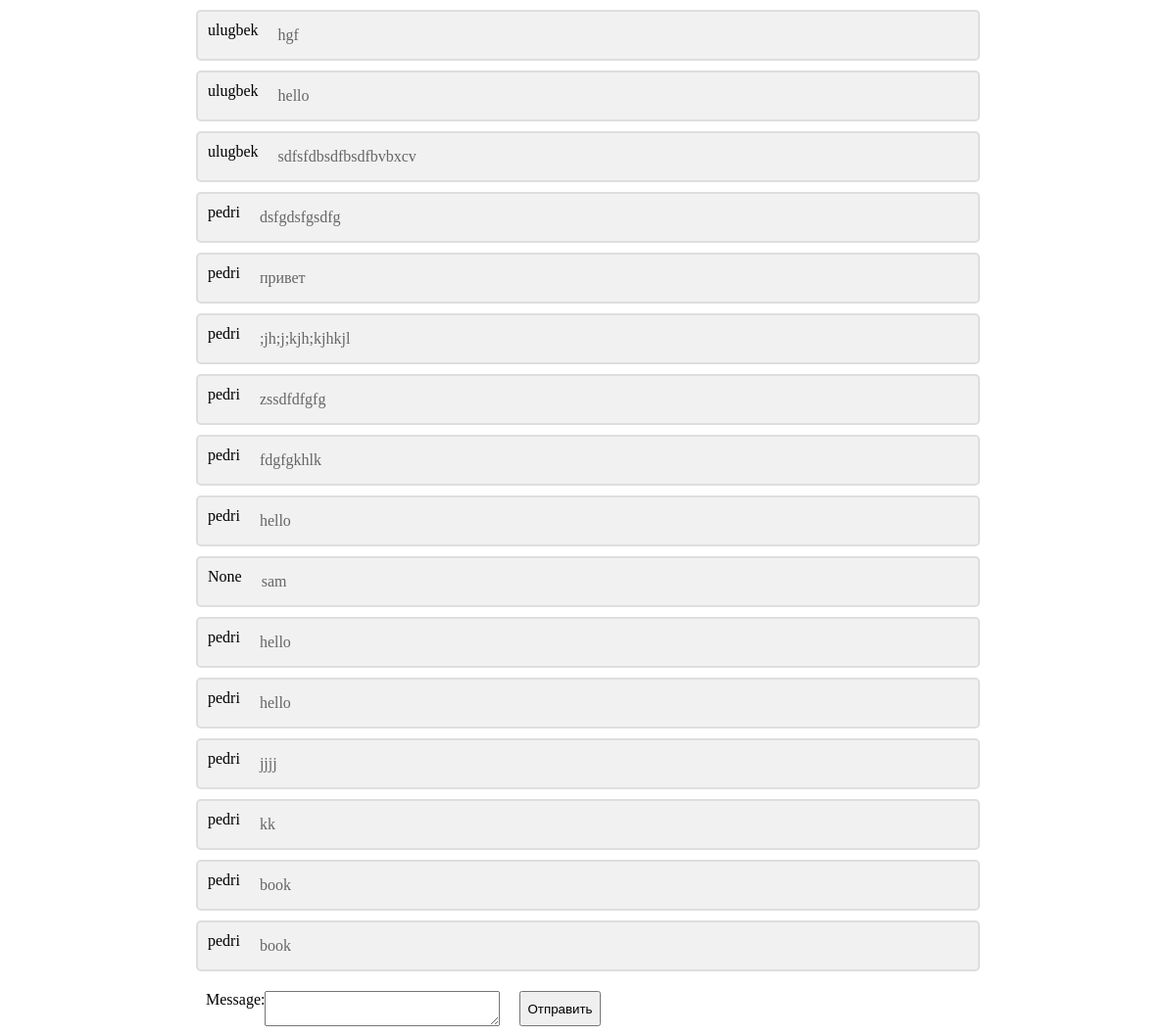
Screenshot of /libraries/chat (signed in) with the database file from the repository.
### libraries/models.py (models this page shows, shortened)
class Chat(models.Model):
    customer = models.ForeignKey(Customer, on_delete=models.CASCADE, null=True, blank=True)
    message = models.TextField()
    posted_at = models.DateTimeField(auto_now=True, null=True)

class Customer(models.Model):
    user = models.OneToOneField(User, null=True, blank=True, on_delete=models.CASCADE)
    name = models.CharField(max_length=200, null=True)
    phone = models.CharField(max_length=200, null=True, blank=True)
    email = models.CharField(max_length=200, null=True, blank=True)
    profile_pic = models.ImageField(null=True, blank=True, upload_to='profiles/', default="/profiles/user-default.png")
    faculty = models.ForeignKey(Faculty, on_delete=models.CASCADE, blank=True, null=True)
    date_created = models.DateTimeField(auto_now_add=True, null=True)
    class Meta:
        verbose_name = "Библотекар"
        verbose_name_plural = "Библотекар"

### libraries/decorators.py (the view)
        def wrapper_func(request, *args, **kwargs):
            group = None
            if request.user.groups.exists():
                group = request.user.groups.all()[0].name
            if group in allowed_roles:
                return view_func(request, *args, **kwargs)
            else:
                return HttpResponse('Нет доступа для админа')

### libraries/forms.py
class ChatForm(forms.ModelForm):
    class Meta:
        model = Chat
        fields = ('message',)

### libraries/views.py (called while the page is built, shortened)
@login_required(login_url='login')
@allowed_users(allowed_roles=['customer'])
def chat(request):
    chat = Chat.objects.all()
    form = ChatForm()
    context = {'form': form, 'chat': chat}
    return render(request, 'chat.html', context)

### libraries/templates/chat.html (shortened to what this page needs)
<!doctype html>
<html lang="en">
<head>
</head>
<body>
        {% for chat_v in chat %}
        {% if chat_v.user.is_staff %}
        {{ chat_v.user }}
        {% else %}
        <div class="container">
            <div class="chat_avatar">{{ chat_v.customer.user }}</div>
        {% endif %}
        <p class="chat_text">{{ chat_v.message }}</p>
        </div>
        {% endfor %}
        <div>
            <form class="chat_add" action="" method="POST" enctype="multipart/form-data">
                <div class="chat_value"> {{ form }}
                    <input type="submit" value="Отправить">
                </div>
            </form>
        </div>
</body>
</html>

### libraries/templates/chat.html (style rules this page uses)
body { margin: 0 auto; max-width: 800px; padding: 0 20px; }
.container { border: 2px solid #dedede; background-color: #f1f1f1; border-radius: 5px; padding: 10px; margin: 10px 0; display: flex; }
.container::after { content: ""; clear: both; display: table; }
.container .chat_avatar { margin-right: 20px; }
.chat_text { color: #666; width: 100%; margin: 5px 0; }
.chat_value { display: flex; padding: 10px; }
.chat_value textarea { width: 30% !important; height: 30px !important; margin-right: 20px; }

### rows the page displays
Chat: customer.user "ulugbek", message "hgf"
Chat: customer.user "ulugbek", message "hello"
Chat: customer.user "ulugbek", message "sdfsfdbsdfbsdfbvbxcv"
Chat: customer.user "pedri", message "dsfgdsfgsdfg"
Chat: customer.user "pedri", message "привет"
Chat: customer.user "pedri", message ";jh;j;kjh;kjhkjl"
Chat: customer.user "pedri", message "zssdfdfgfg"
Chat: customer.user "pedri", message "fdgfgkhlk"
Chat: customer.user "pedri", message "hello"
Chat: customer.user "None", message "sam"
Chat: customer.user "pedri", message "hello"
Chat: customer.user "pedri", message "hello"
Chat: customer.user "pedri", message "jjjj"
Chat: customer.user "pedri", message "kk"
Chat: customer.user "pedri", message "book"
Chat: customer.user "pedri", message "book"
